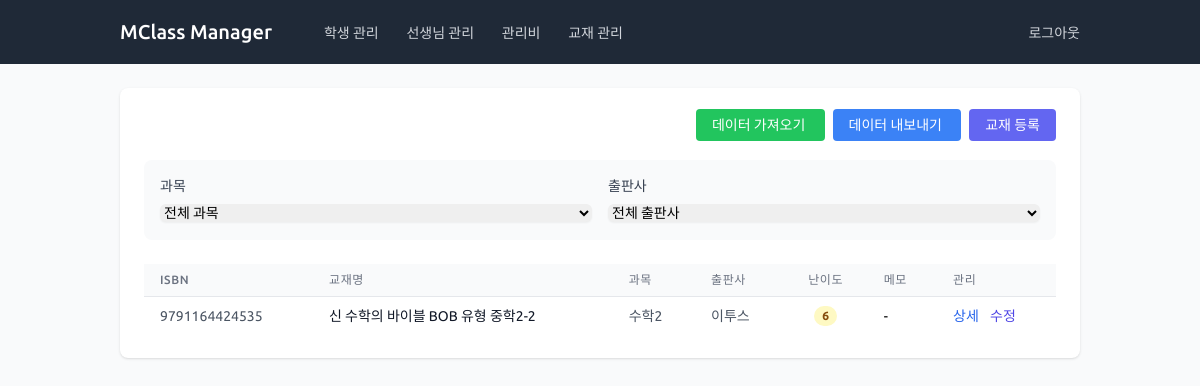
Page /books/ (signed in) on the earlier database version.
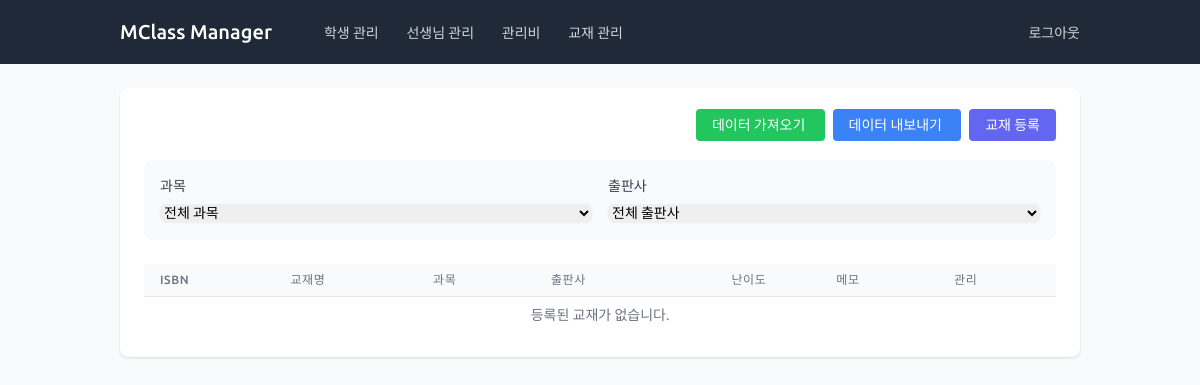
Same page on the later database version.
### books/models.py (models this page shows, shortened)
class Book(models.Model):
    name = models.CharField(
        max_length=200,
        verbose_name='교재 이름'
    )
    subject = models.ForeignKey(
        Subject,
        on_delete=models.SET_NULL,
        null=True,
        blank=True,
        verbose_name='과목'
    )
    isbn = models.CharField(
        max_length=13,
        null=True,
        blank=True,
        verbose_name='ISBN'
    )
    publisher = models.ForeignKey(
        Publisher,
        on_delete=models.SET_NULL,
        null=True,
        blank=True,
        verbose_name='출판사'
    )
    difficulty_level = models.PositiveIntegerField(
        validators=[
            MinValueValidator(1),
            MaxValueValidator(10)
        ],
        null=True,
        blank=True,
        verbose_name='교재 난이도'
    )
    memo = models.TextField(
        null=True,
        blank=True,
        verbose_name='메모'
    )
    barcode = models.ImageField(
        upload_to='books/barcodes/',
        null=True,
        blank=True,
        verbose_name='바코드'
    )
    qr_code = models.ImageField(
        upload_to='books/qrcodes/',
        null=True,
        blank=True,
        verbose_name='QR 코드'
    )
    unique_code = models.CharField(
        max_length=36,
        unique=True,
        default=uuid.uuid4,
        editable=False,
        verbose_name='고유 코드'
    )
    spare1 = models.CharField(
        max_length=200,
        null=True,
        blank=True,
        verbose_name='예비1'
    )
    spare2 = models.CharField(
        max_length=200,
        null=True,
        blank=True,
        verbose_name='예비2'
    )
    spare3 = models.CharField(
        max_length=200,
        null=True,
        blank=True,
        verbose_name='예비3'
    )
    class Meta:
        verbose_name = '교재'
        verbose_name_plural = '교재 목록'

### common/models.py (models this page shows)
class Subject(models.Model):
    name = models.CharField(max_length=50, unique=True, verbose_name='과목명')
    class Meta:
        verbose_name = '과목'
        verbose_name_plural = '과목'
    def __str__(self):
        return self.name

class Publisher(models.Model):
    name = models.CharField(max_length=100, unique=True, verbose_name='출판사명')
    class Meta:
        verbose_name = '출판사'
        verbose_name_plural = '출판사'
    def __str__(self):
        return self.name

### books/views.py (the view)
# urls.py: path('', views.BookListView.as_view(), name='book_list'),
class BookListView(LoginRequiredMixin, ListView):
    model = Book
    template_name = 'books/books_list.html'
    context_object_name = 'books'
    ordering = ['name']
    def get_queryset(self):
        queryset = super().get_queryset()
        subject = self.request.GET.get('subject')
        if subject:
            queryset = queryset.filter(subject_id=subject)
        publisher = self.request.GET.get('publisher')
        if publisher:
            queryset = queryset.filter(publisher_id=publisher)
        return queryset
    def get_context_data(self, **kwargs):
        context = super().get_context_data(**kwargs)
        context['subjects'] = Subject.objects.all()
        context['publishers'] = Publisher.objects.all()
        context['current_filters'] = {
            'subject': self.request.GET.get('subject', ''),
            'publisher': self.request.GET.get('publisher', ''),
        }
        return context

### books/templates/books/books_list.html (shortened to what the changed rows need)
{% extends 'base.html' %}
{% load humanize %}
{% block content %}
<div class="bg-white shadow rounded-lg p-6">
    <div class="overflow-x-auto">
        <table class="min-w-full divide-y divide-gray-200">
            <thead class="bg-gray-50">
                <tr>
                    <th class="px-4 py-2 text-left text-xs font-medium text-gray-500 uppercase tracking-wider">ISBN</th>
                    <th class="px-4 py-2 text-left text-xs font-medium text-gray-500 uppercase tracking-wider">교재명</th>
                    <th class="px-4 py-2 text-left text-xs font-medium text-gray-500 uppercase tracking-wider">과목</th>
                    <th class="px-4 py-2 text-left text-xs font-medium text-gray-500 uppercase tracking-wider">출판사</th>
                    <th class="px-4 py-2 text-center text-xs font-medium text-gray-500 uppercase tracking-wider">난이도</th>
                    <th class="px-4 py-2 text-left text-xs font-medium text-gray-500 uppercase tracking-wider">메모</th>
                    <th class="px-4 py-2 text-left text-xs font-medium text-gray-500 uppercase tracking-wider">관리</th>
                </tr>
            </thead>
            <tbody class="bg-white divide-y divide-gray-200">
                {% for book in books %}
                <tr class="hover:bg-gray-50 text-sm">
                    <td class="px-4 py-2 whitespace-nowrap text-gray-600">{{ book.isbn|default:'-' }}</td>
                    <td class="px-4 py-2 whitespace-nowrap text-gray-900">
                        <a href="{% url 'books:book_detail' book.pk %}"
                           class="hover:text-indigo-600">
                            {{ book.name }}
                        </a>
                    </td>
                    <td class="px-4 py-2 whitespace-nowrap text-gray-600">{{ book.subject|default:'-' }}</td>
                    <td class="px-4 py-2 whitespace-nowrap text-gray-600">{{ book.publisher|default:'-' }}</td>
                    <td class="px-4 py-2 whitespace-nowrap text-center">
                        {% if book.difficulty_level %}
                            <span class="px-2 inline-flex text-xs leading-5 font-semibold rounded-full
                                       {% if book.difficulty_level <= 3 %}bg-green-100 text-green-800
                                       {% elif book.difficulty_level <= 7 %}bg-yellow-100 text-yellow-800
                                       {% else %}bg-red-100 text-red-800{% endif %}">
                                {{ book.difficulty_level }}
                            </span>
                        {% else %}
                            -
                        {% endif %}
                    </td>
                    <td class="px-4 py-2">
                        {% if book.memo %}
                            <div class="text-sm text-gray-600 truncate max-w-xs" title="{{ book.memo }}">
                                {{ book.memo }}
                            </div>
                        {% else %}
                            -
                        {% endif %}
                    </td>
                    <td class="px-4 py-2 whitespace-nowrap space-x-2">
                        <a href="{% url 'books:book_detail' book.pk %}"
                           class="text-blue-600 hover:text-blue-900">상세</a>
                        <a href="{% url 'books:book_update' book.pk %}"
                           class="text-indigo-600 hover:text-indigo-900">수정</a>
                    </td>
                </tr>
                {% empty %}
                <tr>
                    <td colspan="12" class="px-4 py-2 text-center text-sm text-gray-500">
                        등록된 교재가 없습니다.
                    </td>
                </tr>
                {% endfor %}
            </tbody>
        </table>
    </div>
</div>
{% endblock %}

Differences in the rows shown:
removed Book: isbn "9791164424535", name "신 수학의 바이블 BOB 유형 중학2-2", subject "수학2", publisher "이투스", difficulty_level "6"
Other differences:
text now shown: "등록된 교재가 없습니다."
